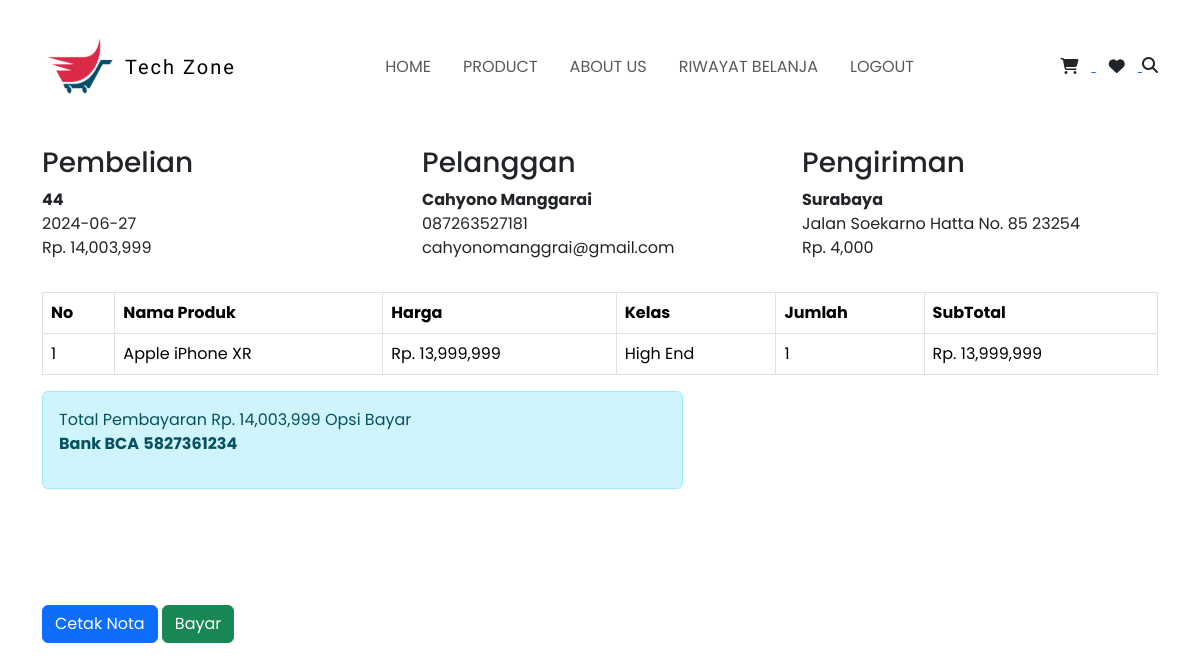
Screenshot of /nota.php?id=44 (signed in) with the database file from the repository.
### tables this page shows
CREATE TABLE `pembelian` (
  `id_pembelian` int(11) NOT NULL,
  `id_pelanggan` int(11) NOT NULL,
  `id_ongkir` int(11) NOT NULL,
  `tanggal_pembelian` date NOT NULL,
  `total_pembelian` int(11) NOT NULL,
  `nama_kota` varchar(255) NOT NULL,
  `tarif` int(11) NOT NULL,
  `alamat_pengiriman` text NOT NULL,
  `status_pembelian` varchar(255) NOT NULL DEFAULT 'MENUNGGU PEMBAYARAN',
  `resi_pengiriman` varchar(255) NOT NULL,
  `admin_id` int(11) DEFAULT NULL
);

CREATE TABLE `pelanggan` (
  `id_pelanggan` int(11) NOT NULL,
  `email_pelanggan` varchar(255) NOT NULL,
  `password_pelanggan` varchar(255) NOT NULL,
  `nama_pelanggan` varchar(255) NOT NULL,
  `telepon_pelanggan` varchar(255) NOT NULL,
  `admin_id` int(11) DEFAULT NULL
);

CREATE TABLE `pembelian_produk` (
  `id_pembelian_produk` int(11) NOT NULL,
  `id_pembelian` int(11) NOT NULL,
  `id_produk` int(11) NOT NULL,
  `jumlah_produk` int(11) NOT NULL,
  `nama` varchar(255) NOT NULL,
  `harga` int(11) NOT NULL,
  `kelas` varchar(255) NOT NULL,
  `subharga` int(11) NOT NULL
);

### nota.php (the view, shortened to what this page needs)
<?php
require_once 'conn.php';
?>
<!DOCTYPE html>
<html lang="en">
<head>
    <link rel="stylesheet" href="https://cdnjs.cloudflare.com/ajax/libs/font-awesome/6.5.2/css/all.min.css" />
    <link rel="stylesheet" href="bootstrap-5.3.3/dist/css/bootstrap.min.css">
    <link rel="stylesheet" href="css/style.css">
</head>
<body>
<nav class="navbar navbar-expand-lg navbar-light bg-white py-4 fixed-top">
    <div class="container">
        <a class="navbar-brand d-flex justify-content-between align-items-center order-lg-0" href="index.php">
            <img src="img/logo.png" style="width: 75px; height: 75px" alt="">
            <span class="fw-lighter ms-2">Tech Zone</span>
        </a>
        <div class="order-lg-2">
            <a href="keranjang.php">
                <button type="button" class="btn position-relative">
                    <i class="fa fa-shopping-cart"></i>
                </button>
            </a>
            <a href="favorit.php">
                <button type="button" class="btn position-relative">
                    <i class="fa fa-heart"></i>
                </button>
            </a>
            <div class="search-container">
                <i class="fa fa-search" id="search-icon" onclick="toggleSearch()"></i>
            </div>
        </div>
        <div class="collapse navbar-collapse order-lg-1" id="navMenu">
            <ul class="navbar-nav mx-auto text-center">
                <li class="nav-item px-2 py-2">
                    <a class="nav-link text-uppercase" href="index.php">Home</a>
                </li>
                <li class="nav-item px-2 py-2">
                    <a class="nav-link text-uppercase" href="product.php">Product</a>
                </li>
                <li class="nav-item px-2 py-2">
                    <a class="nav-link text-uppercase" href="about.php">About Us</a>
                </li>
                <?php if (isset($_SESSION["pelanggan"])): ?>
                    <li class="nav-item px-2 py-2">
                    <a class="nav-link text-uppercase" href="riwayat.php">Riwayat Belanja</a>
                </li>
                <li class="nav-item px-2 py-2 border-0">
                    <a class="nav-link text-uppercase" href="logout.php">Logout</a>
                </li>
                <?php else: ?>
                <li class="nav-item px-2 py-2 border-0">
                    <a class="nav-link text-uppercase" href="login.php">Login</a>
                </li>
                <?php endif ?>
            </ul>
        </div>
    </div>
</nav>
<section class="konten print-section" style="margin-top: 100px;">
    <div class="container">
        <h2>Detail Pembelian</h2>
        <?php
        $ambil = $db_koneksi->query("SELECT * FROM pembelian JOIN pelanggan ON pembelian.id_pelanggan=pelanggan.id_pelanggan WHERE pembelian.id_pembelian='$_GET[id]'");
        $detail = $ambil->fetch_assoc();
        ?>
        <div class="row mb-3">
            <div class="col-md-4">
                <h3>Pembelian</h3>
                <strong><?php echo $detail['id_pembelian'] ?></strong><br>
                <?php echo $detail['tanggal_pembelian']; ?><br>
                Rp. <?php echo number_format($detail['total_pembelian']) ?>
            </div>
            <div class="col-md-4">
                <h3>Pelanggan</h3>
                <strong><?php echo $detail['nama_pelanggan']; ?></strong><br>
                <p>
                    <?php echo $detail['telepon_pelanggan']; ?><br>
                    <?php echo $detail['email_pelanggan']; ?>
                </p>
            </div>
            <div class="col-md-4">
                <h3>Pengiriman</h3>
                <strong><?php echo $detail['nama_kota'] ?></strong><br>
                <?php echo $detail['alamat_pengiriman']; ?><br>
                Rp. <?php echo number_format($detail['tarif']); ?><br>
            </div>
        </div>
        <table class="table table-bordered">
            <thead>
                <tr>
                    <th>No</th>
                    <th>Nama Produk</th>
                    <th>Harga</th>
                    <th>Kelas</th>
                    <th>Jumlah</th>
                    <th>SubTotal</th>
                </tr>
            </thead>
            <tbody>
                <?php $nomor = 1; ?>
                <?php $ambil = $db_koneksi->query("SELECT * FROM pembelian_produk WHERE id_pembelian='$_GET[id]'"); ?>
                <?php while ($pecah = $ambil->fetch_assoc()) { ?>
                <tr>
                    <td><?php echo $nomor; ?></td>
                    <td><?php echo $pecah['nama']; ?></td>
                    <td>Rp. <?php echo number_format($pecah['harga']); ?></td>
                    <td><?php echo $pecah['kelas']; ?></td>
                    <td><?php echo $pecah['jumlah_produk']; ?></td>
                    <td>Rp. <?php echo number_format($pecah['subharga']); ?></td>
                </tr>
                <?php $nomor++; ?>
                <?php } ?>
            </tbody>
        </table>
        <div class="row">
            <div class="col-md-7">
                <div class="alert alert-info">
                    <p>
                        Total Pembayaran Rp. <?php echo number_format($detail['total_pembelian']); ?> Opsi Bayar <br>
                        <strong>Bank BCA</strong>
                        <strong>5827361234</strong>
                    </p>
                </div>
            </div>
        </div>
    </div>
</section>
<section class="konten" style="margin-top: 100px;">
    <div class="container">
        <button onclick="window.print();" class="btn btn-primary">Cetak Nota</button>
        <a href="riwayat.php" class="btn btn-success">Bayar</a>
    </div>
</section>
</body>
</html>

### css/style.css (style rules this page uses)
:root { --lg-font: "Kaisei Tokumin", serif; --sm-font: "Poppins", sans-serif; --primary-color: #87cefa; }
body { font-family: var(--sm-font); }
.navbar { box-shadow: 0 3px 9px 3px rgba(0, 0, 0, 0); margin-bottom: 50px; }
.navbar-brand img { width: 30px; }
.navbar-brand span { letter-spacing: 2px; font-family: var(--lg-font); }
.nav-item { border-bottom: 0.5px solid rgba(0, 0, 0, 0.5); }
.search-container { position: relative; display: inline-block; }
.search-container i { cursor: pointer; }
@media (min-width: 992px) { .nav-item { border-bottom: none; } }

### rows the page displays
pembelian: id_pembelian "44", tanggal_pembelian "2024-06-27", total_pembelian "14,003,999", id_pelanggan.nama_pelanggan "Cahyono Manggarai", id_pelanggan.telepon_pelanggan "087263527181", id_pelanggan.email_pelanggan "cahyonomanggrai@gmail.com", nama_kota "Surabaya", alamat_pengiriman "Jalan Soekarno Hatta No. 85 23254", tarif "4,000"
pembelian_produk: nama "Apple iPhone XR", harga "13,999,999", kelas "High End", jumlah_produk "1", subharga "13,999,999"
